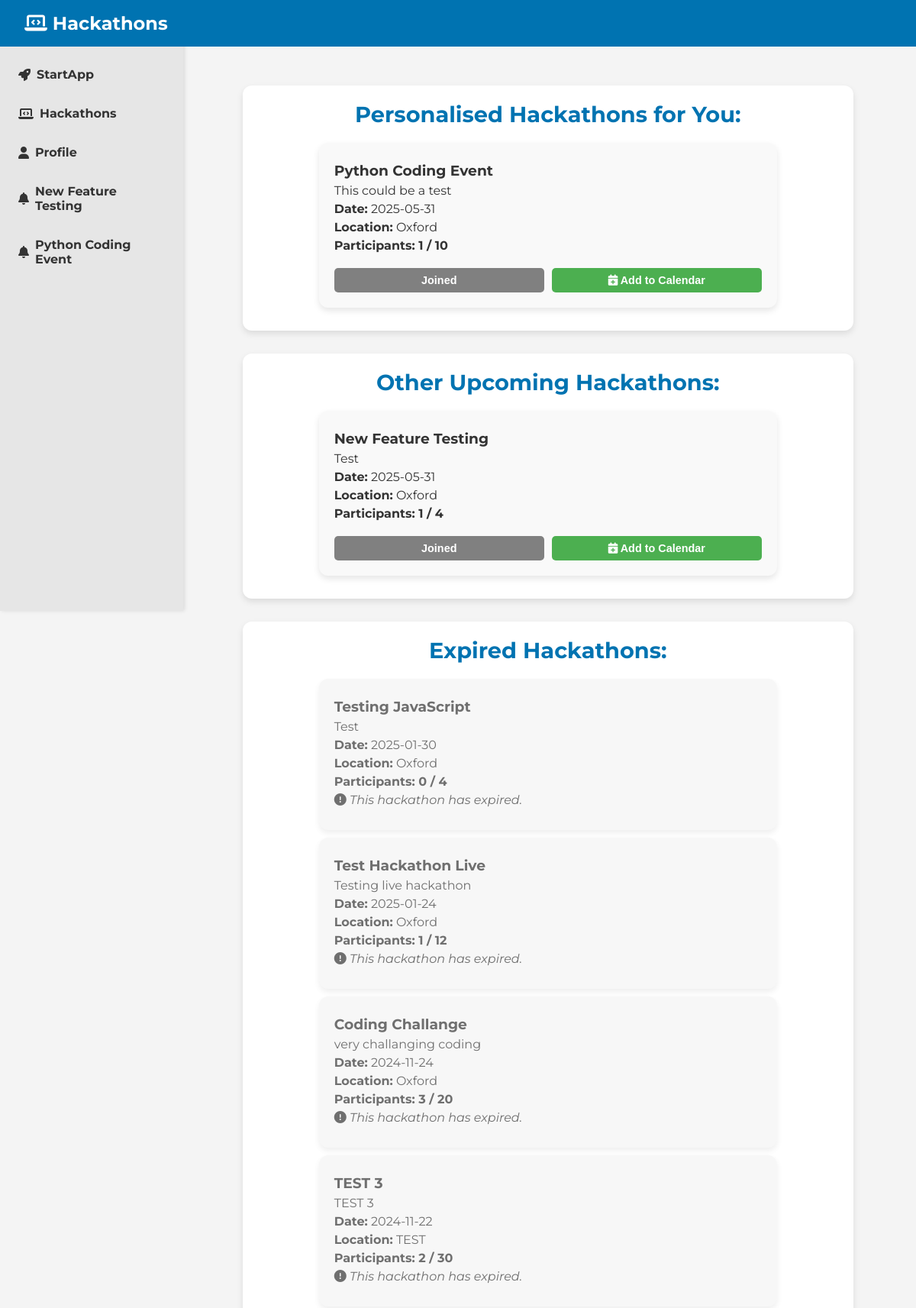
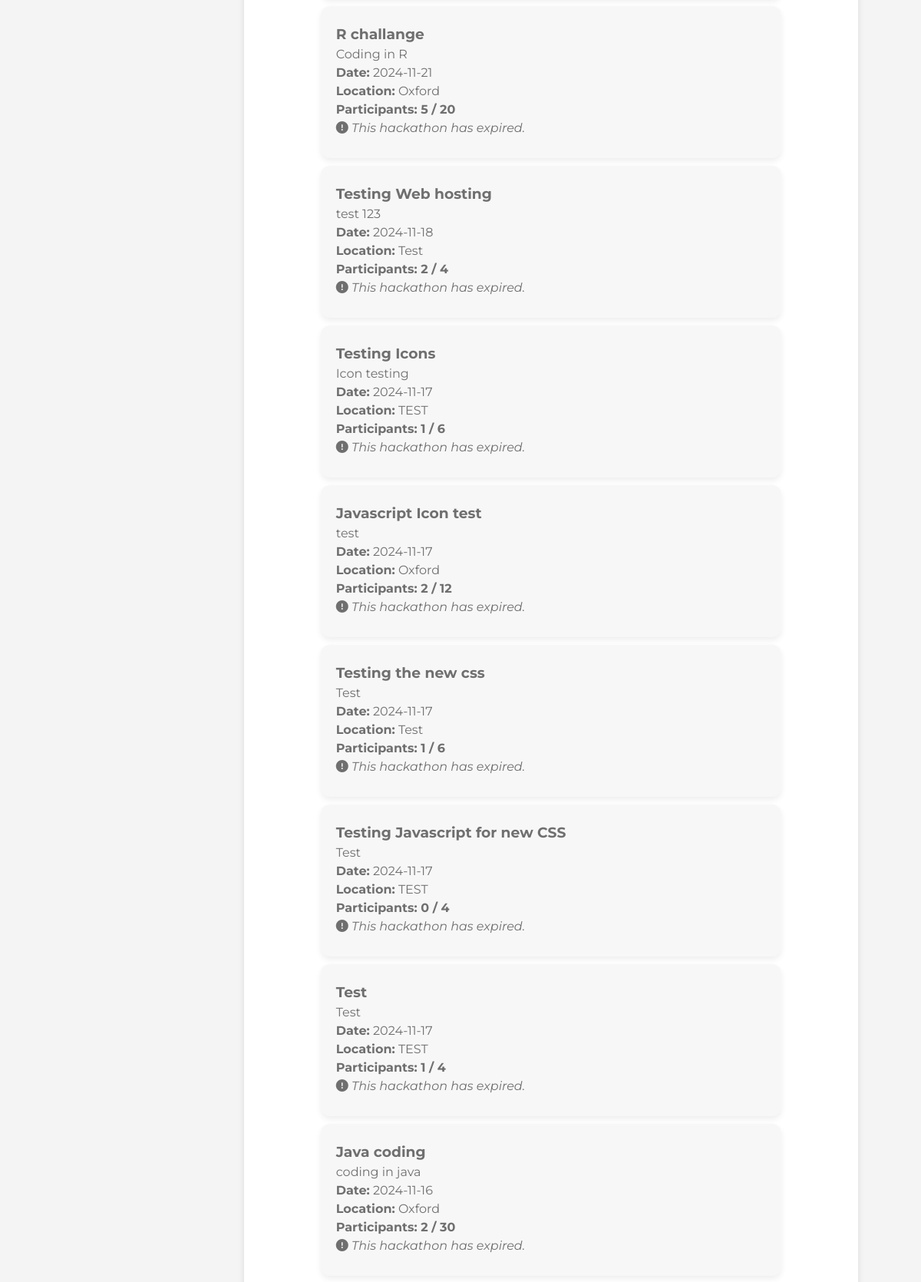
Page /hack (signed in, upper part) on the committed database (2 pictures, top to bottom).
### tables this page shows
CREATE TABLE hackathons (
    id INTEGER PRIMARY KEY AUTOINCREMENT,
    title TEXT NOT NULL,
    description TEXT NOT NULL,
    date TEXT NOT NULL,
    location TEXT NOT NULL
, max_participants INTEGER DEFAULT 0, current_participants INTEGER DEFAULT 0, created_by TEXT);

### app.py (the view, shortened to what this page needs)
@app.route('/hack', methods=['GET'])
def hack():
    if 'username' not in session:
        flash("Please log in to view hackathons.", "error")
        return redirect(url_for('home'))
    username = session['username']
    today = datetime.now().strftime('%Y-%m-%d')
    active_hackathons = query_db("""SELECT id, title FROM hackathons WHERE date >= ? ORDER BY date ASC """, [today])
    user_profile = query_db("SELECT skills FROM user_profiles WHERE username = ?", [username], one=True)
    user_skills = user_profile[0].split(',') if user_profile and user_profile[0] else []
    hackathon_base_query = """
    SELECT h.id, h.title, h.description, h.date, h.location, h.max_participants,
           h.created_by,  -- Include the creator field
           COUNT(p.id) AS current_participants,
           CASE WHEN p2.username IS NOT NULL THEN 1 ELSE 0 END AS joined
    FROM hackathons h
    LEFT JOIN participants p ON h.id = p.hackathon_id
    LEFT JOIN participants p2 ON h.id = p2.hackathon_id AND p2.username = ?
    WHERE h.date >= ?
"""
    if user_skills:
        skill_conditions = " OR ".join([
            "(LOWER(h.title) LIKE LOWER(?) OR LOWER(h.description) LIKE LOWER(?))"
            for _ in user_skills
        ])
        skill_params = [f"%{skill.strip().lower()}%" for skill in user_skills for _ in range(2)]
        matching_hackathons = query_db(f"""
            {hackathon_base_query} AND ({skill_conditions})
            GROUP BY h.id
            ORDER BY h.date ASC
        """, [username, today] + skill_params)
        other_hackathons = query_db(f"""
            {hackathon_base_query} AND NOT ({skill_conditions})
            GROUP BY h.id
            ORDER BY h.date ASC
        """, [username, today] + skill_params)
    expired_hackathons = query_db("""
        SELECT h.id, h.title, h.description, h.date, h.location, h.max_participants,
               COUNT(p.id) AS current_participants,
               CASE WHEN p2.username IS NOT NULL THEN 1 ELSE 0 END AS joined  -- Check join status for expired hackathons
        FROM hackathons h
        LEFT JOIN participants p ON h.id = p.hackathon_id
        LEFT JOIN participants p2 ON h.id = p2.hackathon_id AND p2.username = ?
        WHERE h.date < ?
        GROUP BY h.id
        ORDER BY h.date DESC
    """, [username, today])
    return render_template(
        'hack.html',
        matching_hackathons=matching_hackathons,
        other_hackathons=other_hackathons,
        expired_hackathons=expired_hackathons,
        active_hackathons=active_hackathons
    )

### app.py (called while the page is built)
def get_db():
     db = sqlite3.connect('database.sqlite')
     db.row_factory = sqlite3.Row
     return db

def query_db(query, args=(), one=False):
     cur = get_db().execute(query, args)
     rv = cur.fetchall()
     cur.close()
     return (rv[0] if rv else None) if one else rv

### templates/hack.html (shortened to what this page needs)
<!DOCTYPE html>
<html lang="en">
<head>
    <link rel="stylesheet" href="{{ url_for('static', filename='css/hack.css') }}">
</head>
<body>
    <header>
        <div class="navbar">
            <h1><i class="fas fa-laptop-code"></i> Hackathons</h1>
        </div>
    </header>
    <aside class="sidebar">
        <ul id="hackathon-sidebar">
            <li><a href="/"><i class="fas fa-rocket"></i> StartApp</a></li>
            <li><a href="/hack"><i class="fas fa-laptop-code"></i> Hackathons</a></li>
            <li><a href="/profile"><i class="fas fa-user"></i> Profile</a></li>
            {% if active_hackathons %}
                {% for hackathon in active_hackathons %}
                    <li><a href="/hackathon/{{ hackathon.id }}/updates"><i class="fas fa-bell"></i> {{ hackathon.title }}</a></li>
                {% endfor %}
            {% else %}
                <li>No active hackathons</li>
            {% endif %}
        </ul>
    </aside>
    <main class="container">
        <div id="hackathon-feed">
            <div class="category-container">
                <h2>Personalised Hackathons for You:</h2>
                <div id="personalised-hackathons">
                    {% if matching_hackathons %}
                        {% for hackathon in matching_hackathons %}
                        <div class="hackathon-post" data-id="{{ hackathon.id }}">
                            <h3>{{ hackathon.title }}</h3>
                            <p>{{ hackathon.description }}</p>
                            <p><strong>Date:</strong> {{ hackathon.date }}</p>
                            <p><strong>Location:</strong> {{ hackathon.location }}</p>
                            <p class="participants-info"><strong>Participants:</strong> {{ hackathon.current_participants }} / {{ hackathon.max_participants }}</p>
                            <div class="button-group">
                                {% if hackathon.joined == 1 %}
                                    <button class="join-hackathon-btn joined" disabled>Joined</button>
                                    <button onclick="location.href='/add_to_google_calendar/{{ hackathon.id }}'" class="calendar-btn">
                                        <i class="fas fa-calendar-plus"></i> Add to Calendar
                                    </button>
                                {% else %}
                                    <button class="join-hackathon-btn" data-id="{{ hackathon.id }}" onclick="joinHackathon('{{ hackathon.id }}')">
                                        <i class="fas fa-user-plus"></i> Join
                                    </button>
                                {% endif %}
                            </div>
                        </div>
                        {% endfor %}
                    {% else %}
                        <p id="no-personalised-message">No personalised hackathons available.</p>
                    {% endif %}
                </div>
            </div>
            <div class="category-container">
                <h2>Other Upcoming Hackathons:</h2>
                <div id="other-hackathons">
                    {% for hackathon in other_hackathons %}
                    <div class="hackathon-post" data-id="{{ hackathon.id }}">
                        <h3>{{ hackathon.title }}</h3>
                        <p>{{ hackathon.description }}</p>
                        <p><strong>Date:</strong> {{ hackathon.date }}</p>
                        <p><strong>Location:</strong> {{ hackathon.location }}</p>
                        <p class="participants-info"><strong>Participants:</strong> {{ hackathon.current_participants }} / {{ hackathon.max_participants }}</p>
                        <div class="button-group">
                            {% if hackathon.joined == 1 %}
                                <button class="join-hackathon-btn joined" disabled>Joined</button>
                                <button onclick="location.href='/add_to_google_calendar/{{ hackathon.id }}'" class="calendar-btn">
                                    <i class="fas fa-calendar-plus"></i> Add to Calendar
                                </button>
                            {% else %}
                                <button class="join-hackathon-btn" data-id="{{ hackathon.id }}" onclick="joinHackathon('{{ hackathon.id }}')">
                                    <i class="fas fa-user-plus"></i> Join
                                </button>
                            {% endif %}
                        </div>
                    </div>
                    {% endfor %}
                </div>
            </div>
            <div class="category-container">
                <h2>Expired Hackathons:</h2>
                <div id="expired-hackathons">
                    {% for hackathon in expired_hackathons %}
                    <div class="hackathon-post expired">
                        <h3>{{ hackathon.title }}</h3>
                        <p>{{ hackathon.description }}</p>
                        <p><strong>Date:</strong> {{ hackathon.date }}</p>
                        <p><strong>Location:</strong> {{ hackathon.location }}</p>
                        <p class="participants-info"><strong>Participants:</strong> {{ hackathon.current_participants }} / {{ hackathon.max_participants }}</p>
                        <p class="expired-note"><i class="fas fa-exclamation-circle"></i> This hackathon has expired.</p>
                    </div>
                    {% endfor %}
                </div>
            </div>
        </div>
    </main>
</body>
</html>

### static/css/hack.css (style rules this page uses)
* { margin: 0; padding: 0; box-sizing: border-box; }
body { font-family: "Montserrat", sans-serif; font-optical-sizing: auto; font-weight: 400; font-style: normal; background-color: #f4f4f4; color: #333; }
.navbar { background-color: #0073b1; color: white; padding: 1rem 2rem; display: flex; justify-content: space-between; align-items: center; position: fixed; top: 0; left: 0; width: 100%; z-index: 1000; height: 61px; }
.navbar h1 { font-size: 1.5rem; }
.sidebar { width: 20%; background-color: #e6e6e6; padding: 1rem; height: 100vh; position: fixed; left: 0; top: 0; z-index: 999; box-shadow: 2px 0px 5px rgba(0, 0, 0, 0.1); padding-top: 5rem !important; }
.sidebar ul { list-style: none; padding: 0; }
.sidebar ul li { margin-bottom: 1rem; }
.sidebar ul li a { color: #333; text-decoration: none; font-weight: bold; display: flex; align-items: center; gap: 0.5rem; padding: 0.5rem; border-radius: 4px; transition: background-color 0.3s ease; }
.container { width: 100%; max-width: 800px; margin: 0 auto; padding: 7rem; display: flex; flex-direction: column; align-items: center; }
.category-container { background-color: white; border-radius: 12px; box-shadow: 0px 4px 8px rgba(0, 0, 0, 0.1); margin-bottom: 30px; padding: 20px; width: 200%; max-width: 800px; }
.category-container h2 { font-size: 1.8rem; font-weight: bold; color: #0073b1; margin-bottom: 20px; text-align: center; }
.hackathon-post { width: 100%; max-width: 600px; margin: 10px auto; padding: 20px; background-color: #f9f9f9; border-radius: 12px; box-shadow: 0px 4px 8px rgba(0, 0, 0, 0.1); transition: transform 0.3s ease, box-shadow 0.3s ease; }
.hackathon-post h3, .hackathon-post p { text-align: left; margin: 5px 0; color: #333; }
.participants-info { text-align: left; margin: 10px 0; color: #0073b1; font-weight: bold; }
.hackathon-post.expired { opacity: 0.7; background-color: #f4f4f4; }
.expired-note { color: red; font-style: italic; }
.button-group { display: flex; gap: 10px; align-items: center; margin-top: 10px; }
.join-hackathon-btn, .calendar-btn, .edit-hackathon-btn { padding: 8px 12px; border: none; border-radius: 5px; font-size: 0.9rem; cursor: pointer; transition: background-color 0.3s ease, transform 0.2s ease; }
.join-hackathon-btn { background-color: #0073b1; color: white; }
.join-hackathon-btn.joined { background-color: gray; cursor: default; }
.calendar-btn { background-color: #4CAF50; color: white; }
button { padding: 12px 20px; background-color: #0073b1; color: white; border: none; border-radius: 6px; cursor: pointer; font-size: 1rem; font-weight: bold; transition: background-color 0.3s ease, transform 0.2s ease; width: 100%; margin-top: 10px; }

### rows in the picture
hackathons: title "New Feature Testing", description "Test", date "2025-05-31", location "Oxford", current_participants "1", max_participants "4"
hackathons: title "Python Coding Event", description "This could be a test", date "2025-05-31", location "Oxford", current_participants "1", max_participants "10"
hackathons: title "Testing JavaScript", description "Test", date "2025-01-30", location "Oxford", current_participants "0", max_participants "4"
hackathons: title "Test Hackathon Live", description "Testing live hackathon", date "2025-01-24", location "Oxford", current_participants "1", max_participants "12"
hackathons: title "Coding Challange", description "very challanging coding", date "2024-11-24", location "Oxford", current_participants "3", max_participants "20"
hackathons: title "TEST 3", description "TEST 3", date "2024-11-22", location "TEST", current_participants "2", max_participants "30"
hackathons: title "R challange", description "Coding in R", date "2024-11-21", location "Oxford", current_participants "5", max_participants "20"
hackathons: title "Testing Web hosting", description "test 123", date "2024-11-18", location "Test", current_participants "2", max_participants "4"
hackathons: title "Testing Icons", description "Icon testing", date "2024-11-17", location "TEST", current_participants "1", max_participants "6"
hackathons: title "Javascript Icon test", description "test", date "2024-11-17", location "Oxford", current_participants "2", max_participants "12"
hackathons: title "Testing the new css", description "Test", date "2024-11-17", location "Test", current_participants "1", max_participants "6"
hackathons: title "Testing Javascript for new CSS", description "Test", date "2024-11-17", location "TEST", current_participants "0", max_participants "4"
hackathons: title "Test", description "Test", date "2024-11-17", location "TEST", current_participants "1", max_participants "4"
hackathons: title "Java coding", description "coding in java", date "2024-11-16", location "Oxford", current_participants "2", max_participants "30"
